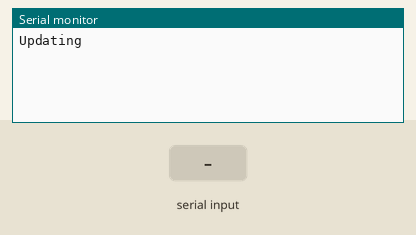
Bench run of a sketch on a simulated Arduino Zero (SAMD21). On the bench: the last lines printed to the serial monitor. The inputs (shaded band) are chosen by the test bench.

Above: at 1.2 s.
1.3 s: "retp\n" received over the second serial link
At 4.1 s:
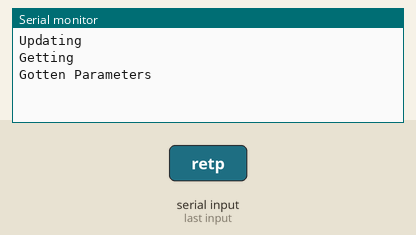
12.7 s: "/\n" received over the second serial link
At 15.8 s:
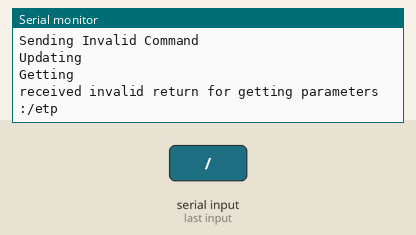
24.1 s: "90/45\n" received over the second serial link
At 28.6 s:
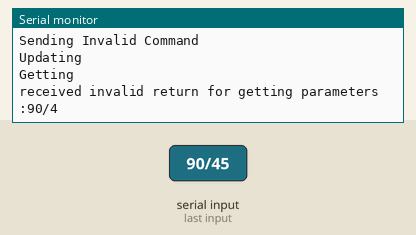
35.5 s: "200\n" received over the second serial link
At 40.3 s:
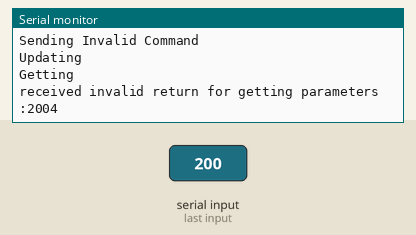

The sketch:

mkrSerial.ino
```cpp
#include <Arduino.h>
#include <wiring_private.h>

#define PIN_SERIAL_c0_TX       (2ul)                // Pin description number for PIO_SERCOM on D2
#define PIN_SERIAL_c0_RX       (3ul)                // Pin description number for PIO_SERCOM on D3
#define PAD_SERIAL_c0_TX       (UART_TX_PAD_2)      // SERCOM pad 2 TX
#define PAD_SERIAL_c0_RX       (SERCOM_RX_PAD_3)    // SERCOM pad 3 RX
const int NUM_PARAMETERS = 6;
int Parameters[NUM_PARAMETERS] = {0, 180,5,10,300,10};
String pLabels[NUM_PARAMETERS] = {"servoPosStart" , "servoPosEnd", "delta" ,"NumDataPoints" ,"EXPOSURETIME", "MOVEMENTTIME"};


Uart Serial_c0(&sercom0, PIN_SERIAL_c0_RX, PIN_SERIAL_c0_TX, PAD_SERIAL_c0_RX, PAD_SERIAL_c0_TX);

void SERCOM0_Handler()    // Interrupt handler for SERCOM0
{
  Serial_c0.IrqHandler();
}

void setup(){
    pinPeripheral(2, PIO_SERCOM);   //Sercom Multiplexing
    pinPeripheral(3, PIO_SERCOM);   //for alternative pads, PIO_SERCOM_ALT has to be used
    Serial_c0.begin(4800);
    Serial.begin(9600);
}

void loop(){
  Serial.println("Updating");
  updateParameters();
  delay(3000);
  Serial.println("Getting");
  getParameters();
  delay(3000);
  Serial_c0.write("strt\n");
  Serial.println("Starting");
  delay(3000);
  //just boomerang
  Serial_c0.write("invalidcommand\n");
  Serial.println("Sending Invalid Command");
  delay(3000);
}


//this method sends the parameters from the Parameters array in the order, seperated by '/'
//the string sent should end in a new line character '\n'

void updateParameters(){
    //This will be more involved because it will involve the webpage integration
    Serial_c0.write("updt/1/170/25/5/300/10\n");
}


//Sends request to experiment microcontroller
//Decodes request
int rlen = 0;
const int CMDSIZE = 50; // 50 byte buffer
char cmd[CMDSIZE];
String info = "";
//END Function specific globals

void getParameters(){
  Serial_c0.write("getp\n");
  String key = "";
  //wait for response/ microcontroller to do processing
  delay(100);
  if(Serial_c0.available() > 0){
    rlen = Serial_c0.readBytesUntil('\n', cmd, CMDSIZE);
  }
  if(rlen != 0){
    for(int i = 0; i < 4; i++){
      key += cmd[i];
   }

  if(key == "retp"){
    Serial.println("Gotten Parameters");
    Serial.println();
    int pCounter = 0; //counter for which parameter we are filling out
    int UpdateInfoStartIndex = 5; //since command is 4 and then we know this string starts with a "/"
    for(int i = UpdateInfoStartIndex; i < rlen; i++){
      if(cmd[i] == '/'){
        //print and reset info
        Serial.print(pLabels[pCounter]);
        Serial.print(" is ");
        Serial.print(info.toInt());
        Serial.println();
        Parameters[pCounter] = info.toInt(); //put the first token into paramters to update
        //change the saved parameters on this side so that its verified;
        info = ""; //reset info for the next
        pCounter += 1;
      }else{
       info += cmd[i]; //add the current char to the info string
      }
    }
   }else{
    Serial.print("received invalid return for getting parameters :");
    Serial.print(key);
    Serial.println();
   }
 }else{
  Serial.println("Response length was 0");
 }
}
```

Measured:
- after the input at 1.3 s, the serial monitor: prints a new line after 1.8 s (image 1)
- after the input at 12.7 s, the serial monitor: prints a new line after 2.5 s (image 2)
- after the input at 24.1 s, the serial monitor: prints a new line after 3.2 s (image 3)
- after the input at 35.5 s, the serial monitor: prints a new line after 3.9 s (image 4)
